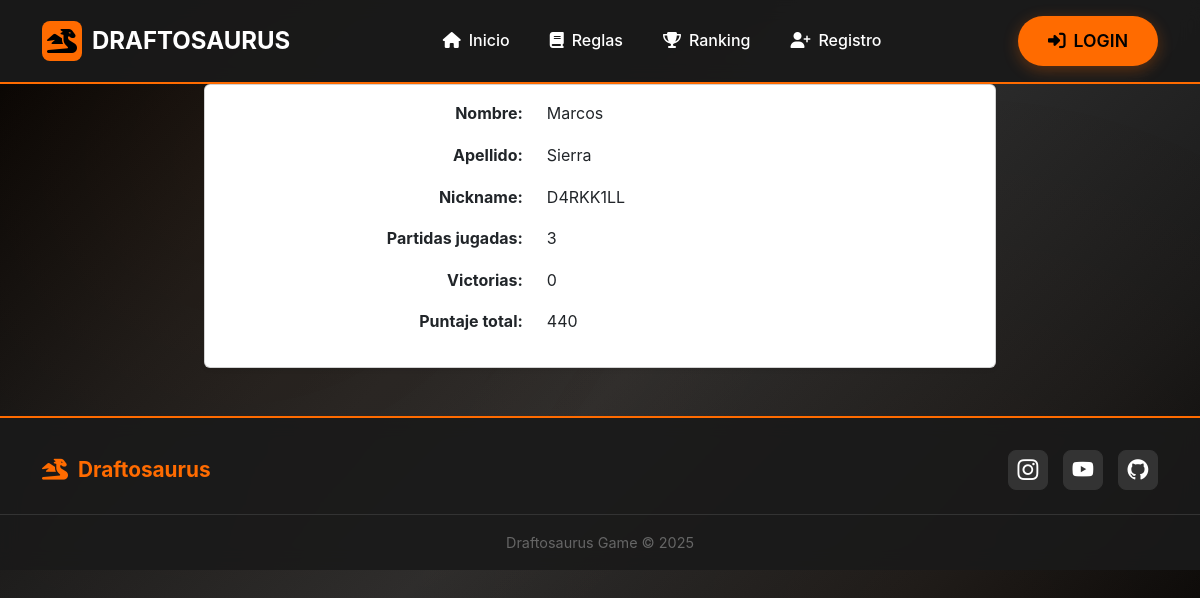
Page /views/userProfile.php?nickname=D4RKK1LL on the committed database.
### tables this page shows
CREATE TABLE IF NOT EXISTS Users (
    user_id INT AUTO_INCREMENT PRIMARY KEY,
	nickname VARCHAR(50) NOT NULL UNIQUE, 
    first_name VARCHAR(50) NOT NULL,
    last_name VARCHAR(50) NOT NULL,
    email VARCHAR(100) NOT NULL UNIQUE,
    password_hash CHAR(60) NOT NULL,
    active BOOLEAN NOT NULL DEFAULT TRUE,
    is_admin BOOLEAN NOT NULL
);

### controllers/routeController.php (called while the page is built, shortened)
<?php
class RouteController {
    private $baseUrl;
    public function __construct() {
        $this->baseUrl = $this->getBaseUrl();
    }
    private function getBaseUrl() {
        $protocol = (isset($_SERVER['HTTPS']) && $_SERVER['HTTPS'] === 'on') ? 'https://' : 'http://';
        $host = isset($_SERVER['HTTP_HOST']) ? $_SERVER['HTTP_HOST'] : 'localhost';
        $projectFolder = '/draftosaurus';
        return $protocol . $host . $projectFolder . '/';
    }
    public function asset($path) {
        return $this->baseUrl . ltrim($path, '/');
    }
}
?>

### controllers/userController.php (called while the page is built, shortened)
<?php
require_once __DIR__ . '/../config/database.php';
class UserController {
    private $db;
    public function __construct() {
        global $db;
        $this->db = $db;
    }
    public function getNickname($nickname) {
        $stmt = $this->db->prepare("SELECT * FROM Users WHERE nickname = :nickname");
        $stmt->bindParam(':nickname', $nickname, PDO::PARAM_STR);
        $stmt->execute();
        $user = $stmt->fetch(PDO::FETCH_ASSOC);
        return $user ? $user : false;
    }
}

### views/userProfile.php (the view, shortened to what this page needs)
<?php
require_once __DIR__ . '/../controllers/UserController.php';
require_once __DIR__ . '/../controllers/RouteController.php';
$router = new RouteController();
$userController = new UserController();
$nickname = $_GET['nickname'] ?? null;
$userData = $userController->getNickname($nickname);
global $db;
$stmt = $db->prepare("
    SELECT
        COUNT(gp.game_id) AS partidas,
        SUM(CASE WHEN g.winner_id = gp.user_id THEN 1 ELSE 0 END) AS victorias,
        SUM(gp.score) AS puntaje_total
    FROM GamePlayers gp
    INNER JOIN Games g ON gp.game_id = g.game_id
    WHERE gp.user_id = :user_id
");
$stmt->bindParam(':user_id', $userData['user_id'], PDO::PARAM_INT);
$stmt->execute();
$stats = $stmt->fetch(PDO::FETCH_ASSOC);
?>
<!DOCTYPE html>
<html lang="es">
<head>
    <link href="https://cdn.jsdelivr.net/npm/bootstrap@5.3.6/dist/css/bootstrap.min.css" rel="stylesheet"
 />
    <link href="https://cdnjs.cloudflare.com/ajax/libs/font-awesome/6.4.0/css/all.min.css" rel="stylesheet">
    <link rel="stylesheet" href="https://cdn.jsdelivr.net/npm/bootstrap-icons@1.10.5/font/bootstrap-icons.css">
    <link rel="stylesheet" href="<?= $router->asset('assets/css/styles.css') ?>">
    <link rel="stylesheet" href="<?= $router->asset('assets/css/navbar.css') ?>">
    <link rel="stylesheet" href="<?= $router->asset('assets/css/footer.css') ?>">
</head>
<body>
    <?php include __DIR__ . '/navbar.php'; ?>
    <div class="row justify-content-center">
        <div class="col-md-8">
            <div class="card shadow-sm">
                <div class="card-body">
                    <div class="row mb-3">
                        <div class="col-5 fw-bold text-end">Nombre:</div>
                        <div class="col-7"><?= htmlspecialchars($userData['first_name']) ?></div>
                    </div>
                    <div class="row mb-3">
                        <div class="col-5 fw-bold text-end">Apellido:</div>
                        <div class="col-7"><?= htmlspecialchars($userData['last_name']) ?></div>
                    </div>
                    <div class="row mb-3">
                        <div class="col-5 fw-bold text-end">Nickname:</div>
                        <div class="col-7"><?= htmlspecialchars($userData['nickname']) ?></div>
                    </div>
                    <div class="row mb-3">
                        <div class="col-5 fw-bold text-end">Partidas jugadas:</div>
                        <div class="col-7"><?= $stats['partidas'] ?? 0 ?></div>
                    </div>
                    <div class="row mb-3">
                        <div class="col-5 fw-bold text-end">Victorias:</div>
                        <div class="col-7"><?= $stats['victorias'] ?? 0 ?></div>
                    </div>
                    <div class="row mb-3">
                        <div class="col-5 fw-bold text-end">Puntaje total:</div>
                        <div class="col-7"><?= $stats['puntaje_total'] ?? 0 ?></div>
                    </div>
                </div>
            </div>
        </div>
    </div>
    <?php include __DIR__ . '/footer.php'; ?>
</body>
</html>

### assets/css/styles.css (style rules this page uses)
:root { --black: #000000; --dark-black: #1a1a1a; --gray: #333333; --light-gray: #666666; --orange: #ff6b00; --dark-orange: #e55a00; --light-orange: #ff8533; --white: #ffffff; --text-gray: #f5f5f5; }
* { margin: 0; padding: 0; box-sizing: border-box; }
body { font-family: "Inter", sans-serif; background: linear-gradient( 135deg, #000000 0%, #1a1a1a 25%, #2d2d2d 50%, #1a1a1a 75%, #000000 100% ); background-attachment: fixed; color: var(--white); line-height: 1.6; min-height: 100vh; }
body::before { content: ""; position: fixed; top: 0; left: 0; width: 100%; height: 100%; background-image: radial-gradient( circle at 20% 20%, rgba(255, 107, 0, 0.05) 0%, transparent 50% ), radial-gradient( circle at 80% 80%, rgba(255, 107, 0, 0.03) 0%, transparent 50% ); z-index: -1; pointer-events: none; }

### rows in the picture
users: first_name "Marcos", last_name "Sierra", nickname "D4RKK1LL"

### other values in the picture
$stats['partidas'] "3"
$stats['victorias'] "0"
$stats['puntaje_total'] "440"
